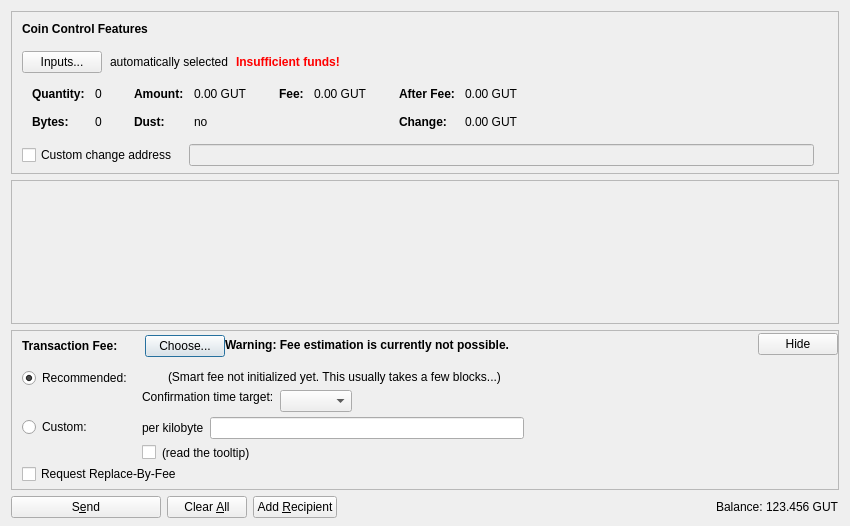
<?xml version="1.0" encoding="UTF-8"?>
<ui version="4.0">
 <class>SendCoinsDialog</class>
 <widget class="QDialog" name="SendCoinsDialog">
  <property name="geometry">
   <rect>
    <x>0</x>
    <y>0</y>
    <width>850</width>
    <height>526</height>
   </rect>
  </property>
  <property name="windowTitle">
   <string>Send Coins</string>
  </property>
  <layout class="QVBoxLayout" name="verticalLayout" stretch="0,1,0,0">
   <property name="bottomMargin">
    <number>8</number>
   </property>
   <item>
    <widget class="QFrame" name="frameCoinControl">
     <property name="sizePolicy">
      <sizepolicy hsizetype="Expanding" vsizetype="Expanding">
       <horstretch>0</horstretch>
       <verstretch>0</verstretch>
      </sizepolicy>
     </property>
     <property name="maximumSize">
      <size>
       <width>16777215</width>
       <height>16777215</height>
      </size>
     </property>
     <property name="frameShape">
      <enum>QFrame::StyledPanel</enum>
     </property>
     <property name="frameShadow">
      <enum>QFrame::Sunken</enum>
     </property>
     <layout class="QVBoxLayout" name="verticalLayoutCoinControl2">
      <property name="spacing">
       <number>0</number>
      </property>
      <property name="leftMargin">
       <number>0</number>
      </property>
      <property name="topMargin">
       <number>0</number>
      </property>
      <property name="rightMargin">
       <number>0</number>
      </property>
      <property name="bottomMargin">
       <number>6</number>
      </property>
      <item>
       <layout class="QVBoxLayout" name="verticalLayoutCoinControl" stretch="0,0,0,0,1">
        <property name="spacing">
         <number>0</number>
        </property>
        <property name="leftMargin">
         <number>10</number>
        </property>
        <property name="topMargin">
         <number>10</number>
        </property>
        <item>
         <layout class="QHBoxLayout" name="horizontalLayoutCoinControl1">
          <property name="bottomMargin">
           <number>15</number>
          </property>
          <item>
           <widget class="QLabel" name="labelCoinControlFeatures">
            <property name="sizePolicy">
             <sizepolicy hsizetype="Preferred" vsizetype="Maximum">
              <horstretch>0</horstretch>
              <verstretch>0</verstretch>
             </sizepolicy>
            </property>
            <property name="font">
             <font>
              <weight>75</weight>
              <bold>true</bold>
             </font>
            </property>
            <property name="styleSheet">
             <string notr="true">font-weight:bold;</string>
            </property>
            <property name="text">
             <string>Coin Control Features</string>
            </property>
           </widget>
          </item>
         </layout>
        </item>
        <item>
         <layout class="QHBoxLayout" name="horizontalLayoutCoinControl2" stretch="0,0,0,0">
          <property name="spacing">
           <number>8</number>
          </property>
          <property name="bottomMargin">
           <number>10</number>
          </property>
          <item>
           <widget class="QPushButton" name="pushButtonCoinControl">
            <property name="styleSheet">
             <string notr="true"/>
            </property>
            <property name="text">
             <string>Inputs...</string>
            </property>
            <property name="autoDefault">
             <bool>false</bool>
            </property>
           </widget>
          </item>
          <item>
           <widget class="QLabel" name="labelCoinControlAutomaticallySelected">
            <property name="text">
             <string>automatically selected</string>
            </property>
            <property name="margin">
             <number>5</number>
            </property>
           </widget>
          </item>
          <item>
           <widget class="QLabel" name="labelCoinControlInsuffFunds">
            <property name="font">
             <font>
              <weight>75</weight>
              <bold>true</bold>
             </font>
            </property>
            <property name="styleSheet">
             <string notr="true">color:red;font-weight:bold;</string>
            </property>
            <property name="text">
             <string>Insufficient funds!</string>
            </property>
            <property name="margin">
             <number>5</number>
            </property>
           </widget>
          </item>
          <item>
           <spacer name="horizontalSpacerCoinControl">
            <property name="orientation">
             <enum>Qt::Horizontal</enum>
            </property>
            <property name="sizeHint" stdset="0">
             <size>
              <width>40</width>
              <height>1</height>
             </size>
            </property>
           </spacer>
          </item>
         </layout>
        </item>
        <item>
         <widget class="QWidget" name="widgetCoinControl" native="true">
          <property name="sizePolicy">
           <sizepolicy hsizetype="Preferred" vsizetype="Preferred">
            <horstretch>0</horstretch>
            <verstretch>0</verstretch>
           </sizepolicy>
          </property>
          <property name="minimumSize">
           <size>
            <width>0</width>
            <height>0</height>
           </size>
          </property>
          <property name="styleSheet">
           <string notr="true"/>
          </property>
          <layout class="QHBoxLayout" name="horizontalLayoutCoinControl5">
           <property name="leftMargin">
            <number>0</number>
           </property>
           <property name="topMargin">
            <number>0</number>
           </property>
           <property name="rightMargin">
            <number>0</number>
           </property>
           <property name="bottomMargin">
            <number>0</number>
           </property>
           <item>
            <layout class="QHBoxLayout" name="horizontalLayoutCoinControl3" stretch="0,0,0,1">
             <property name="spacing">
              <number>20</number>
             </property>
             <property name="topMargin">
              <number>0</number>
             </property>
             <property name="bottomMargin">
              <number>10</number>
             </property>
             <item>
              <layout class="QFormLayout" name="formLayoutCoinControl1">
               <property name="horizontalSpacing">
                <number>10</number>
               </property>
               <property name="verticalSpacing">
                <number>14</number>
               </property>
               <property name="leftMargin">
                <number>10</number>
               </property>
               <property name="topMargin">
                <number>4</number>
               </property>
               <property name="rightMargin">
                <number>6</number>
               </property>
               <item row="0" column="0">
                <widget class="QLabel" name="labelCoinControlQuantityText">
                 <property name="font">
                  <font>
                   <weight>75</weight>
                   <bold>true</bold>
                  </font>
                 </property>
                 <property name="text">
                  <string>Quantity:</string>
                 </property>
                 <property name="margin">
                  <number>0</number>
                 </property>
                </widget>
               </item>
               <item row="0" column="1">
                <widget class="QLabel" name="labelCoinControlQuantity">
                 <property name="cursor">
                  <cursorShape>IBeamCursor</cursorShape>
                 </property>
                 <property name="contextMenuPolicy">
                  <enum>Qt::ActionsContextMenu</enum>
                 </property>
                 <property name="text">
                  <string notr="true">0</string>
                 </property>
                 <property name="margin">
                  <number>0</number>
                 </property>
                 <property name="textInteractionFlags">
                  <set>Qt::LinksAccessibleByMouse|Qt::TextSelectableByKeyboard|Qt::TextSelectableByMouse</set>
                 </property>
                </widget>
               </item>
               <item row="1" column="0">
                <widget class="QLabel" name="labelCoinControlBytesText">
                 <property name="font">
                  <font>
                   <weight>75</weight>
                   <bold>true</bold>
                  </font>
                 </property>
                 <property name="text">
                  <string>Bytes:</string>
                 </property>
                </widget>
               </item>
               <item row="1" column="1">
                <widget class="QLabel" name="labelCoinControlBytes">
                 <property name="cursor">
                  <cursorShape>IBeamCursor</cursorShape>
                 </property>
                 <property name="contextMenuPolicy">
                  <enum>Qt::ActionsContextMenu</enum>
                 </property>
                 <property name="text">
                  <string notr="true">0</string>
                 </property>
                 <property name="textInteractionFlags">
                  <set>Qt::LinksAccessibleByMouse|Qt::TextSelectableByKeyboard|Qt::TextSelectableByMouse</set>
                 </property>
                </widget>
               </item>
              </layout>
             </item>
             <item>
              <layout class="QFormLayout" name="formLayoutCoinControl2">
               <property name="horizontalSpacing">
                <number>10</number>
               </property>
               <property name="verticalSpacing">
                <number>14</number>
               </property>
               <property name="leftMargin">
                <number>6</number>
               </property>
               <property name="topMargin">
                <number>4</number>
               </property>
               <property name="rightMargin">
                <number>6</number>
               </property>
               <item row="0" column="0">
                <widget class="QLabel" name="labelCoinControlAmountText">
                 <property name="font">
                  <font>
                   <weight>75</weight>
                   <bold>true</bold>
                  </font>
                 </property>
                 <property name="text">
                  <string>Amount:</string>
                 </property>
                 <property name="margin">
                  <number>0</number>
                 </property>
                </widget>
               </item>
               <item row="0" column="1">
                <widget class="QLabel" name="labelCoinControlAmount">
                 <property name="cursor">
                  <cursorShape>IBeamCursor</cursorShape>
                 </property>
                 <property name="contextMenuPolicy">
                  <enum>Qt::ActionsContextMenu</enum>
                 </property>
                 <property name="text">
                  <string notr="true">0.00 GUT</string>
                 </property>
                 <property name="textInteractionFlags">
                  <set>Qt::LinksAccessibleByMouse|Qt::TextSelectableByKeyboard|Qt::TextSelectableByMouse</set>
                 </property>
                </widget>
               </item>
               <item row="1" column="0">
                <widget class="QLabel" name="labelCoinControlLowOutputText">
                 <property name="font">
                  <font>
                   <weight>75</weight>
                   <bold>true</bold>
                  </font>
                 </property>
                 <property name="text">
                  <string>Dust:</string>
                 </property>
                </widget>
               </item>
               <item row="1" column="1">
                <widget class="QLabel" name="labelCoinControlLowOutput">
                 <property name="cursor">
                  <cursorShape>IBeamCursor</cursorShape>
                 </property>
                 <property name="contextMenuPolicy">
                  <enum>Qt::ActionsContextMenu</enum>
                 </property>
                 <property name="text">
                  <string notr="true">no</string>
                 </property>
                 <property name="textInteractionFlags">
                  <set>Qt::LinksAccessibleByMouse|Qt::TextSelectableByKeyboard|Qt::TextSelectableByMouse</set>
                 </property>
                </widget>
               </item>
              </layout>
             </item>
             <item>
              <layout class="QFormLayout" name="formLayoutCoinControl3">
               <property name="horizontalSpacing">
                <number>10</number>
               </property>
               <property name="verticalSpacing">
                <number>14</number>
               </property>
               <property name="leftMargin">
                <number>6</number>
               </property>
               <property name="topMargin">
                <number>4</number>
               </property>
               <property name="rightMargin">
                <number>6</number>
               </property>
               <item row="0" column="0">
                <widget class="QLabel" name="labelCoinControlFeeText">
                 <property name="font">
                  <font>
                   <weight>75</weight>
                   <bold>true</bold>
                  </font>
                 </property>
                 <property name="text">
                  <string>Fee:</string>
                 </property>
                 <property name="margin">
                  <number>0</number>
                 </property>
                </widget>
               </item>
               <item row="0" column="1">
                <widget class="QLabel" name="labelCoinControlFee">
                 <property name="cursor">
                  <cursorShape>IBeamCursor</cursorShape>
                 </property>
                 <property name="contextMenuPolicy">
                  <enum>Qt::ActionsContextMenu</enum>
                 </property>
                 <property name="text">
                  <string notr="true">0.00 GUT</string>
                 </property>
                 <property name="textInteractionFlags">
                  <set>Qt::LinksAccessibleByMouse|Qt::TextSelectableByKeyboard|Qt::TextSelectableByMouse</set>
                 </property>
                </widget>
               </item>
              </layout>
             </item>
             <item>
              <layout class="QFormLayout" name="formLayoutCoinControl4">
               <property name="horizontalSpacing">
                <number>10</number>
               </property>
               <property name="verticalSpacing">
                <number>14</number>
               </property>
               <property name="leftMargin">
                <number>6</number>
               </property>
               <property name="topMargin">
                <number>4</number>
               </property>
               <property name="rightMargin">
                <number>6</number>
               </property>
               <item row="0" column="0">
                <widget class="QLabel" name="labelCoinControlAfterFeeText">
                 <property name="font">
                  <font>
                   <weight>75</weight>
                   <bold>true</bold>
                  </font>
                 </property>
                 <property name="text">
                  <string>After Fee:</string>
                 </property>
                 <property name="margin">
                  <number>0</number>
                 </property>
                </widget>
               </item>
               <item row="0" column="1">
                <widget class="QLabel" name="labelCoinControlAfterFee">
                 <property name="cursor">
                  <cursorShape>IBeamCursor</cursorShape>
                 </property>
                 <property name="contextMenuPolicy">
                  <enum>Qt::ActionsContextMenu</enum>
                 </property>
                 <property name="text">
                  <string notr="true">0.00 GUT</string>
                 </property>
                 <property name="textInteractionFlags">
                  <set>Qt::LinksAccessibleByMouse|Qt::TextSelectableByKeyboard|Qt::TextSelectableByMouse</set>
                 </property>
                </widget>
               </item>
               <item row="1" column="0">
                <widget class="QLabel" name="labelCoinControlChangeText">
                 <property name="font">
                  <font>
                   <weight>75</weight>
                   <bold>true</bold>
                  </font>
                 </property>
                 <property name="text">
                  <string>Change:</string>
                 </property>
                </widget>
               </item>
               <item row="1" column="1">
                <widget class="QLabel" name="labelCoinControlChange">
                 <property name="cursor">
                  <cursorShape>IBeamCursor</cursorShape>
                 </property>
                 <property name="contextMenuPolicy">
                  <enum>Qt::ActionsContextMenu</enum>
                 </property>
                 <property name="text">
                  <string notr="true">0.00 GUT</string>
                 </property>
                 <property name="textInteractionFlags">
                  <set>Qt::LinksAccessibleByMouse|Qt::TextSelectableByKeyboard|Qt::TextSelectableByMouse</set>
                 </property>
                </widget>
               </item>
              </layout>
             </item>
            </layout>
           </item>
          </layout>
         </widget>
        </item>
        <item>
         <layout class="QHBoxLayout" name="horizontalLayoutCoinControl4" stretch="0,0,0">
          <property name="spacing">
           <number>12</number>
          </property>
          <property name="sizeConstraint">
           <enum>QLayout::SetDefaultConstraint</enum>
          </property>
          <property name="topMargin">
           <number>5</number>
          </property>
          <property name="rightMargin">
           <number>5</number>
          </property>
          <item>
           <widget class="QCheckBox" name="checkBoxCoinControlChange">
            <property name="toolTip">
             <string>If this is activated, but the change address is empty or invalid, change will be sent to a newly generated address.</string>
            </property>
            <property name="text">
             <string>Custom change address</string>
            </property>
           </widget>
          </item>
          <item>
           <widget class="QValidatedLineEdit" name="lineEditCoinControlChange">
            <property name="enabled">
             <bool>false</bool>
            </property>
            <property name="sizePolicy">
             <sizepolicy hsizetype="Expanding" vsizetype="Fixed">
              <horstretch>0</horstretch>
              <verstretch>0</verstretch>
             </sizepolicy>
            </property>
           </widget>
          </item>
          <item>
           <widget class="QLabel" name="labelCoinControlChangeLabel">
            <property name="sizePolicy">
             <sizepolicy hsizetype="Preferred" vsizetype="Expanding">
              <horstretch>0</horstretch>
              <verstretch>0</verstretch>
             </sizepolicy>
            </property>
            <property name="minimumSize">
             <size>
              <width>0</width>
              <height>0</height>
             </size>
            </property>
            <property name="text">
             <string/>
            </property>
            <property name="margin">
             <number>3</number>
            </property>
           </widget>
          </item>
         </layout>
        </item>
        <item>
         <spacer name="verticalSpacerCoinControl">
          <property name="orientation">
           <enum>Qt::Vertical</enum>
          </property>
          <property name="sizeHint" stdset="0">
           <size>
            <width>800</width>
            <height>1</height>
           </size>
          </property>
         </spacer>
        </item>
       </layout>
      </item>
     </layout>
    </widget>
   </item>
   <item>
    <widget class="QScrollArea" name="scrollArea">
     <property name="widgetResizable">
      <bool>true</bool>
     </property>
     <widget class="QWidget" name="scrollAreaWidgetContents">
      <property name="geometry">
       <rect>
        <x>0</x>
        <y>0</y>
        <width>830</width>
        <height>104</height>
       </rect>
      </property>
      <layout class="QVBoxLayout" name="verticalLayout_2" stretch="0,1">
       <property name="leftMargin">
        <number>0</number>
       </property>
       <property name="topMargin">
        <number>0</number>
       </property>
       <property name="rightMargin">
        <number>0</number>
       </property>
       <property name="bottomMargin">
        <number>0</number>
       </property>
       <item>
        <layout class="QVBoxLayout" name="entries">
         <property name="spacing">
          <number>6</number>
         </property>
        </layout>
       </item>
       <item>
        <spacer name="verticalSpacer">
         <property name="orientation">
          <enum>Qt::Vertical</enum>
         </property>
         <property name="sizeHint" stdset="0">
          <size>
           <width>20</width>
           <height>40</height>
          </size>
         </property>
        </spacer>
       </item>
      </layout>
     </widget>
    </widget>
   </item>
   <item>
    <widget class="QFrame" name="frameFee">
     <property name="sizePolicy">
      <sizepolicy hsizetype="Expanding" vsizetype="Expanding">
       <horstretch>0</horstretch>
       <verstretch>0</verstretch>
      </sizepolicy>
     </property>
     <property name="maximumSize">
      <size>
       <width>16777215</width>
       <height>16777215</height>
      </size>
     </property>
     <property name="frameShape">
      <enum>QFrame::StyledPanel</enum>
     </property>
     <property name="frameShadow">
      <enum>QFrame::Sunken</enum>
     </property>
     <layout class="QVBoxLayout" name="verticalLayoutFee1">
      <property name="spacing">
       <number>0</number>
      </property>
      <property name="leftMargin">
       <number>0</number>
      </property>
      <property name="topMargin">
       <number>0</number>
      </property>
      <property name="rightMargin">
       <number>0</number>
      </property>
      <property name="bottomMargin">
       <number>0</number>
      </property>
      <item>
       <layout class="QVBoxLayout" name="verticalLayoutFee2" stretch="0,0,0">
        <property name="spacing">
         <number>0</number>
        </property>
        <property name="leftMargin">
         <number>10</number>
        </property>
        <property name="topMargin">
         <number>0</number>
        </property>
        <item>
         <layout class="QHBoxLayout" name="horizontalLayoutFee1">
          <property name="bottomMargin">
           <number>0</number>
          </property>
          <item>
           <layout class="QVBoxLayout" name="verticalLayoutFee7">
            <property name="spacing">
             <number>0</number>
            </property>
            <item>
             <spacer name="verticalSpacerSmartFee">
              <property name="orientation">
               <enum>Qt::Vertical</enum>
              </property>
              <property name="sizeType">
               <enum>QSizePolicy::Fixed</enum>
              </property>
              <property name="sizeHint" stdset="0">
               <size>
                <width>1</width>
                <height>4</height>
               </size>
              </property>
             </spacer>
            </item>
            <item>
             <layout class="QHBoxLayout" name="horizontalLayoutSmartFee">
              <property name="spacing">
               <number>10</number>
              </property>
              <item>
               <widget class="QLabel" name="labelFeeHeadline">
                <property name="sizePolicy">
                 <sizepolicy hsizetype="Preferred" vsizetype="Maximum">
                  <horstretch>0</horstretch>
                  <verstretch>0</verstretch>
                 </sizepolicy>
                </property>
                <property name="font">
                 <font>
                  <weight>75</weight>
                  <bold>true</bold>
                 </font>
                </property>
                <property name="styleSheet">
                 <string notr="true">font-weight:bold;</string>
                </property>
                <property name="text">
                 <string>Transaction Fee:</string>
                </property>
               </widget>
              </item>
              <item>
               <widget class="QLabel" name="labelFeeMinimized">
                <property name="text">
                 <string/>
                </property>
               </widget>
              </item>
              <item>
               <widget class="QPushButton" name="buttonChooseFee">
                <property name="text">
                 <string>Choose...</string>
                </property>
               </widget>
              </item>
             </layout>
            </item>
            <item>
             <spacer name="verticalSpacer_5">
              <property name="orientation">
               <enum>Qt::Vertical</enum>
              </property>
              <property name="sizeHint" stdset="0">
               <size>
                <width>1</width>
                <height>1</height>
               </size>
              </property>
             </spacer>
            </item>
           </layout>
          </item>
          <item>
           <widget class="QLabel" name="fallbackFeeWarningLabel">
            <property name="toolTip">
             <string>Using the fallbackfee can result in sending a transaction that will take several hours or days (or never) to confirm. Consider choosing your fee manually or wait until you have validated the complete chain.</string>
            </property>
            <property name="font">
            <font>
                <weight>75</weight>
                <bold>true</bold>
            </font>
            </property>
            <property name="text">
             <string>Warning: Fee estimation is currently not possible.</string>
            </property>
            <property name="wordWrap">
             <bool>false</bool>
            </property>
           </widget>
          </item>
          <item>
           <spacer name="horizontalSpacer_4">
            <property name="orientation">
             <enum>Qt::Horizontal</enum>
            </property>
            <property name="sizeType">
             <enum>QSizePolicy::MinimumExpanding</enum>
            </property>
            <property name="sizeHint" stdset="0">
             <size>
              <width>40</width>
              <height>20</height>
             </size>
            </property>
           </spacer>
          </item>
          <item>
           <widget class="QPushButton" name="buttonMinimizeFee">
            <property name="toolTip">
             <string>collapse fee-settings</string>
            </property>
            <property name="text">
             <string>Hide</string>
            </property>
           </widget>
          </item>
         </layout>
        </item>
        <item>
         <widget class="QFrame" name="frameFeeSelection">
          <layout class="QVBoxLayout" name="verticalLayoutFee12">
           <property name="spacing">
            <number>0</number>
           </property>
           <property name="leftMargin">
            <number>0</number>
           </property>
           <property name="topMargin">
            <number>0</number>
           </property>
           <property name="rightMargin">
            <number>0</number>
           </property>
           <property name="bottomMargin">
            <number>0</number>
           </property>
           <item>
            <layout class="QGridLayout" name="gridLayoutFee">
             <property name="topMargin">
              <number>10</number>
             </property>
             <property name="bottomMargin">
              <number>4</number>
             </property>
             <property name="horizontalSpacing">
              <number>10</number>
             </property>
             <property name="verticalSpacing">
              <number>4</number>
             </property>
             <item row="1" column="1">
              <layout class="QVBoxLayout" name="verticalLayoutFee8">
               <property name="spacing">
                <number>6</number>
               </property>
               <item>
                <layout class="QHBoxLayout" name="horizontalLayoutFee13">
                 <item>
                  <widget class="QLabel" name="labelCustomPerKilobyte">
                   <property name="toolTip">
                    <string>If the custom fee is set to 1000 satoshis and the transaction is only 250 bytes, then &quot;per kilobyte&quot; only pays 250 satoshis in fee, while &quot;total at least&quot; pays 1000 satoshis. For transactions bigger than a kilobyte both pay by kilobyte.</string>
                   </property>
                   <property name="text">
                    <string>per kilobyte</string>
                   </property>
                  </widget>
                 </item>
                 <item>
                  <widget class="GpunionAmountField" name="customFee"/>
                 </item>
                 <item>
                  <spacer name="horizontalSpacer_6">
                   <property name="orientation">
                    <enum>Qt::Horizontal</enum>
                   </property>
                   <property name="sizeHint" stdset="0">
                    <size>
                     <width>1</width>
                     <height>1</height>
                    </size>
                   </property>
                  </spacer>
                 </item>
                </layout>
               </item>
               <item>
                <layout class="QHBoxLayout" name="horizontalLayoutFee8">
                 <item>
                  <widget class="QCheckBox" name="checkBoxMinimumFee">
                   <property name="toolTip">
                    <string>Paying only the minimum fee is just fine as long as there is less transaction volume than space in the blocks. But be aware that this can end up in a never confirming transaction once there is more demand for gpunion transactions than the network can process.</string>
                   </property>
                   <property name="text">
                    <string/>
                   </property>
                  </widget>
                 </item>
                 <item>
                  <widget class="QLabel" name="labelMinFeeWarning">
                   <property name="enabled">
                    <bool>true</bool>
                   </property>
                   <property name="toolTip">
                    <string>Paying only the minimum fee is just fine as long as there is less transaction volume than space in the blocks. But be aware that this can end up in a never confirming transaction once there is more demand for gpunion transactions than the network can process.</string>
                   </property>
                   <property name="text">
                    <string>(read the tooltip)</string>
                   </property>
                   <property name="margin">
                    <number>5</number>
                   </property>
                  </widget>
                 </item>
                 <item>
                  <spacer name="horizontalSpacer_2">
                   <property name="orientation">
                    <enum>Qt::Horizontal</enum>
                   </property>
                   <property name="sizeHint" stdset="0">
                    <size>
                     <width>1</width>
                     <height>1</height>
                    </size>
                   </property>
                  </spacer>
                 </item>
                </layout>
               </item>
              </layout>
             </item>
             <item row="0" column="0">
              <layout class="QVBoxLayout" name="verticalLayoutFee4" stretch="0,1">
               <item>
                <widget class="QRadioButton" name="radioSmartFee">
                 <property name="text">
                  <string>Recommended:</string>
                 </property>
                 <property name="checked">
                  <bool>true</bool>
                 </property>
                 <attribute name="buttonGroup">
                  <string notr="true">groupFee</string>
                 </attribute>
                </widget>
               </item>
               <item>
                <spacer name="verticalSpacer_2">
                 <property name="orientation">
                  <enum>Qt::Vertical</enum>
                 </property>
                 <property name="sizeHint" stdset="0">
                  <size>
                   <width>1</width>
                   <height>1</height>
                  </size>
                 </property>
                </spacer>
               </item>
              </layout>
             </item>
             <item row="1" column="0">
              <layout class="QVBoxLayout" name="verticalLayoutFee9" stretch="0,1">
               <item>
                <widget class="QRadioButton" name="radioCustomFee">
                 <property name="text">
                  <string>Custom:</string>
                 </property>
                 <attribute name="buttonGroup">
                  <string notr="true">groupFee</string>
                 </attribute>
                </widget>
               </item>
               <item>
                <spacer name="verticalSpacer_6">
                 <property name="orientation">
                  <enum>Qt::Vertical</enum>
                 </property>
                 <property name="sizeHint" stdset="0">
                  <size>
                   <width>1</width>
                   <height>1</height>
                  </size>
                 </property>
                </spacer>
               </item>
              </layout>
             </item>
             <item row="0" column="1">
              <layout class="QVBoxLayout" name="verticalLayoutFee3" stretch="0,0,1">
               <property name="spacing">
                <number>6</number>
               </property>
               <property name="topMargin">
                <number>2</number>
               </property>
               <item>
                <layout class="QHBoxLayout" name="horizontalLayoutFee12">
                 <item>
                  <widget class="QLabel" name="labelSmartFee">
                   <property name="text">
                    <string/>
                   </property>
                   <property name="margin">
                    <number>2</number>
                   </property>
                  </widget>
                 </item>
                 <item>
                  <widget class="QLabel" name="labelFeeEstimation">
                   <property name="text">
                    <string/>
                   </property>
                  </widget>
                 </item>
                 <item>
                  <widget class="QLabel" name="labelSmartFee2">
                   <property name="text">
                    <string>(Smart fee not initialized yet. This usually takes a few blocks...)</string>
                   </property>
                   <property name="margin">
                    <number>2</number>
                   </property>
                  </widget>
                 </item>
                 <item>
                  <spacer name="horizontalSpacer_5">
                   <property name="orientation">
                    <enum>Qt::Horizontal</enum>
                   </property>
                   <property name="sizeHint" stdset="0">
                    <size>
                     <width>1</width>
                     <height>1</height>
                    </size>
                   </property>
                  </spacer>
                 </item>
                </layout>
               </item>
               <item>
                <layout class="QHBoxLayout" name="horizontalLayoutFee9">
                 <item>
                  <layout class="QVBoxLayout" name="verticalLayoutFee6">
                   <item>
                    <widget class="QLabel" name="labelSmartFee3">
                     <property name="text">
                      <string>Confirmation time target:</string>
                     </property>
                     <property name="margin">
                      <number>2</number>
                     </property>
                    </widget>
                   </item>
                   <item>
                    <spacer name="verticalSpacer_3">
                     <property name="orientation">
                      <enum>Qt::Vertical</enum>
                     </property>
                     <property name="sizeHint" stdset="0">
                      <size>
                       <width>1</width>
                       <height>1</height>
                      </size>
                     </property>
                    </spacer>
                   </item>
                  </layout>
                 </item>
                 <item>
                  <layout class="QVBoxLayout" name="verticalLayoutFee5">
                   <property name="rightMargin">
                    <number>30</number>
                   </property>
                   <item>
                    <layout class="QHBoxLayout" name="horizontalLayoutConfTarget">
                     <property name="bottomMargin">
                      <number>0</number>
                     </property>
                     <item>
                      <widget class="QComboBox" name="confTargetSelector"/>
                     </item>
                     <item>
                      <spacer name="horizontalSpacerConfTarget">
                       <property name="orientation">
                        <enum>Qt::Horizontal</enum>
                       </property>
                       <property name="sizeHint" stdset="0">
                        <size>
                         <width>40</width>
                         <height>20</height>
                        </size>
                       </property>
                      </spacer>
                     </item>
                    </layout>
                   </item>
                  </layout>
                 </item>
                </layout>
               </item>
               <item>
                <spacer name="verticalSpacer_4">
                 <property name="orientation">
                  <enum>Qt::Vertical</enum>
                 </property>
                 <property name="sizeHint" stdset="0">
                  <size>
                   <width>1</width>
                   <height>1</height>
                  </size>
                 </property>
                </spacer>
               </item>
              </layout>
             </item>
            </layout>
           </item>
           <item>
            <widget class="QCheckBox" name="optInRBF">
             <property name="text">
              <string>Request Replace-By-Fee</string>
             </property>
             <property name="toolTip">
              <string>Indicates that the sender may wish to replace this transaction with a new one paying higher fees (prior to being confirmed).</string>
             </property>
            </widget>
           </item>
          </layout>
         </widget>
        </item>
        <item>
         <spacer name="verticalSpacerFee">
          <property name="orientation">
           <enum>Qt::Vertical</enum>
          </property>
          <property name="sizeHint" stdset="0">
           <size>
            <width>40</width>
            <height>5</height>
           </size>
          </property>
         </spacer>
        </item>
       </layout>
      </item>
     </layout>
    </widget>
   </item>
   <item>
    <layout class="QHBoxLayout" name="horizontalLayout">
     <item>
      <widget class="QPushButton" name="sendButton">
       <property name="minimumSize">
        <size>
         <width>150</width>
         <height>0</height>
        </size>
       </property>
       <property name="toolTip">
        <string>Confirm the send action</string>
       </property>
       <property name="text">
        <string>S&amp;end</string>
       </property>
       <property name="icon">
        <iconset resource="../gpunion.qrc">
         <normaloff>:/icons/send</normaloff>:/icons/send</iconset>
       </property>
       <property name="autoDefault">
        <bool>false</bool>
       </property>
       <property name="default">
        <bool>false</bool>
       </property>
      </widget>
     </item>
     <item>
      <widget class="QPushButton" name="clearButton">
       <property name="sizePolicy">
        <sizepolicy hsizetype="Minimum" vsizetype="Fixed">
         <horstretch>0</horstretch>
         <verstretch>0</verstretch>
        </sizepolicy>
       </property>
       <property name="toolTip">
        <string>Clear all fields of the form.</string>
       </property>
       <property name="text">
        <string>Clear &amp;All</string>
       </property>
       <property name="icon">
        <iconset resource="../gpunion.qrc">
         <normaloff>:/icons/remove</normaloff>:/icons/remove</iconset>
       </property>
       <property name="autoDefault">
        <bool>false</bool>
       </property>
      </widget>
     </item>
     <item>
      <widget class="QPushButton" name="addButton">
       <property name="toolTip">
        <string>Send to multiple recipients at once</string>
       </property>
       <property name="text">
        <string>Add &amp;Recipient</string>
       </property>
       <property name="icon">
        <iconset resource="../gpunion.qrc">
         <normaloff>:/icons/add</normaloff>:/icons/add</iconset>
       </property>
       <property name="autoDefault">
        <bool>false</bool>
       </property>
      </widget>
     </item>
     <item>
      <spacer name="horizontalSpacer">
       <property name="orientation">
        <enum>Qt::Horizontal</enum>
       </property>
       <property name="sizeHint" stdset="0">
        <size>
         <width>40</width>
         <height>20</height>
        </size>
       </property>
      </spacer>
     </item>
     <item>
      <layout class="QHBoxLayout" name="horizontalLayout_2">
       <property name="spacing">
        <number>3</number>
       </property>
       <item>
        <widget class="QLabel" name="label">
         <property name="sizePolicy">
          <sizepolicy hsizetype="Preferred" vsizetype="Fixed">
           <horstretch>0</horstretch>
           <verstretch>0</verstretch>
          </sizepolicy>
         </property>
         <property name="text">
          <string>Balance:</string>
         </property>
        </widget>
       </item>
       <item>
        <widget class="QLabel" name="labelBalance">
         <property name="sizePolicy">
          <sizepolicy hsizetype="Preferred" vsizetype="Fixed">
           <horstretch>0</horstretch>
           <verstretch>0</verstretch>
          </sizepolicy>
         </property>
         <property name="cursor">
          <cursorShape>IBeamCursor</cursorShape>
         </property>
         <property name="text">
          <string notr="true">123.456 GUT</string>
         </property>
         <property name="textInteractionFlags">
          <set>Qt::LinksAccessibleByMouse|Qt::TextSelectableByKeyboard|Qt::TextSelectableByMouse</set>
         </property>
        </widget>
       </item>
      </layout>
     </item>
    </layout>
   </item>
  </layout>
 </widget>
 <customwidgets>
  <customwidget>
   <class>QValidatedLineEdit</class>
   <extends>QLineEdit</extends>
   <header>qvalidatedlineedit.h</header>
  </customwidget>
  <customwidget>
   <class>GpunionAmountField</class>
   <extends>QLineEdit</extends>
   <header>gpunionamountfield.h</header>
   <container>1</container>
  </customwidget>
 </customwidgets>
 <resources>
  <include location="../gpunion.qrc"/>
 </resources>
 <connections/>
 <buttongroups>
  <buttongroup name="groupFee"/>
 </buttongroups>
</ui>
